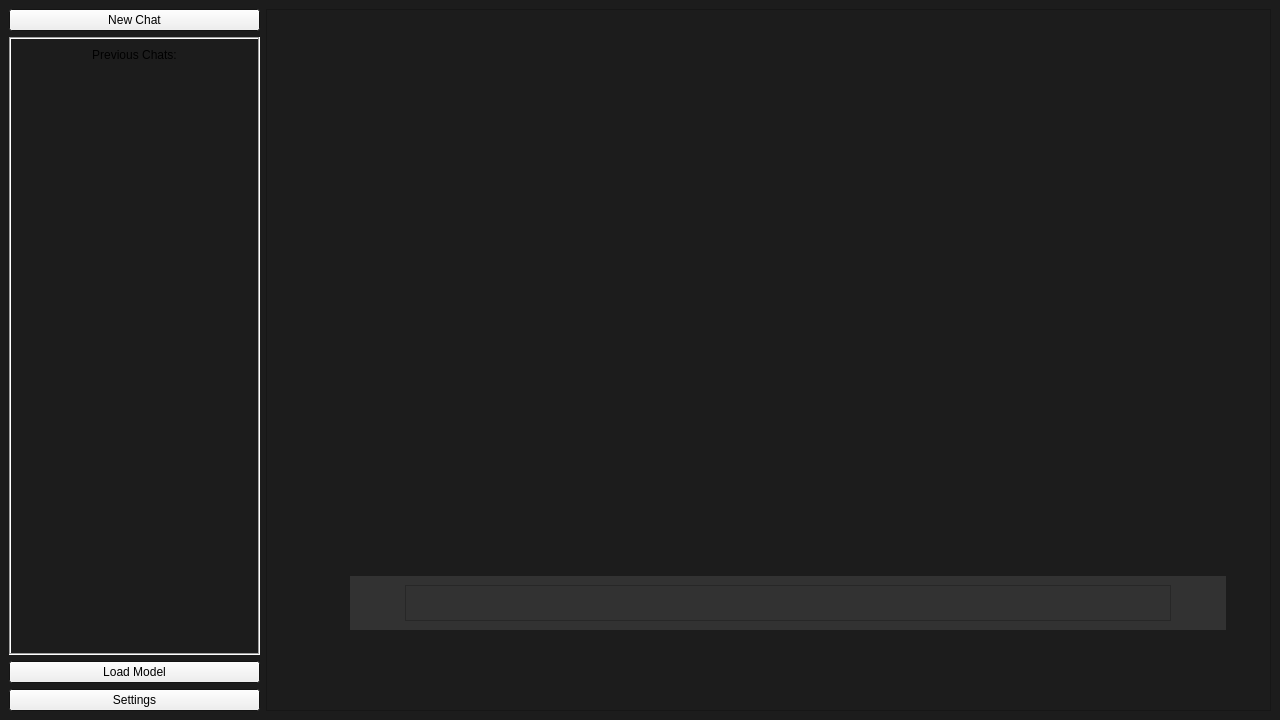
<?xml version="1.0" encoding="UTF-8"?>
<ui version="4.0">
 <class>MainWindow</class>
 <widget class="QMainWindow" name="MainWindow">
  <property name="geometry">
   <rect>
    <x>0</x>
    <y>0</y>
    <width>1280</width>
    <height>720</height>
   </rect>
  </property>
  <property name="palette">
   <palette>
    <active>
     <colorrole role="Window">
      <brush brushstyle="SolidPattern">
       <color alpha="255">
        <red>28</red>
        <green>28</green>
        <blue>28</blue>
       </color>
      </brush>
     </colorrole>
    </active>
    <inactive>
     <colorrole role="Window">
      <brush brushstyle="SolidPattern">
       <color alpha="255">
        <red>28</red>
        <green>28</green>
        <blue>28</blue>
       </color>
      </brush>
     </colorrole>
    </inactive>
    <disabled>
     <colorrole role="Base">
      <brush brushstyle="SolidPattern">
       <color alpha="255">
        <red>28</red>
        <green>28</green>
        <blue>28</blue>
       </color>
      </brush>
     </colorrole>
     <colorrole role="Window">
      <brush brushstyle="SolidPattern">
       <color alpha="255">
        <red>28</red>
        <green>28</green>
        <blue>28</blue>
       </color>
      </brush>
     </colorrole>
    </disabled>
   </palette>
  </property>
  <property name="windowTitle">
   <string>WebSearch AI</string>
  </property>
  <widget class="QWidget" name="centralwidget">
   <property name="sizePolicy">
    <sizepolicy hsizetype="Expanding" vsizetype="Expanding">
     <horstretch>0</horstretch>
     <verstretch>0</verstretch>
    </sizepolicy>
   </property>
   <layout class="QVBoxLayout" name="verticalLayout_3">
    <item>
     <widget class="QWidget" name="MainWidget" native="true">
      <property name="sizePolicy">
       <sizepolicy hsizetype="Expanding" vsizetype="Expanding">
        <horstretch>0</horstretch>
        <verstretch>0</verstretch>
       </sizepolicy>
      </property>
      <layout class="QHBoxLayout" name="horizontalLayout_2">
       <property name="leftMargin">
        <number>0</number>
       </property>
       <property name="topMargin">
        <number>0</number>
       </property>
       <property name="rightMargin">
        <number>0</number>
       </property>
       <property name="bottomMargin">
        <number>0</number>
       </property>
       <item>
        <widget class="QWidget" name="SideBarPanel" native="true">
         <property name="sizePolicy">
          <sizepolicy hsizetype="Preferred" vsizetype="Preferred">
           <horstretch>1</horstretch>
           <verstretch>0</verstretch>
          </sizepolicy>
         </property>
         <layout class="QVBoxLayout" name="verticalLayout">
          <property name="leftMargin">
           <number>0</number>
          </property>
          <property name="topMargin">
           <number>0</number>
          </property>
          <property name="rightMargin">
           <number>0</number>
          </property>
          <property name="bottomMargin">
           <number>0</number>
          </property>
          <item>
           <widget class="QPushButton" name="NewChatButton">
            <property name="text">
             <string>New Chat</string>
            </property>
            <property name="icon">
             <iconset theme="QIcon::ThemeIcon::DocumentNew"/>
            </property>
           </widget>
          </item>
          <item>
           <widget class="QScrollArea" name="ChatHistoryScroll">
            <property name="sizePolicy">
             <sizepolicy hsizetype="Expanding" vsizetype="Expanding">
              <horstretch>0</horstretch>
              <verstretch>0</verstretch>
             </sizepolicy>
            </property>
            <property name="frameShape">
             <enum>QFrame::Shape::Box</enum>
            </property>
            <property name="lineWidth">
             <number>1</number>
            </property>
            <property name="widgetResizable">
             <bool>true</bool>
            </property>
            <widget class="QWidget" name="ChatHistoryScrollContents">
             <property name="geometry">
              <rect>
               <x>0</x>
               <y>0</y>
               <width>245</width>
               <height>578</height>
              </rect>
             </property>
             <property name="sizePolicy">
              <sizepolicy hsizetype="Expanding" vsizetype="Expanding">
               <horstretch>0</horstretch>
               <verstretch>0</verstretch>
              </sizepolicy>
             </property>
             <layout class="QVBoxLayout" name="verticalLayout_2">
              <item>
               <widget class="QLabel" name="ChatLabelPersist">
                <property name="sizePolicy">
                 <sizepolicy hsizetype="Preferred" vsizetype="Preferred">
                  <horstretch>0</horstretch>
                  <verstretch>0</verstretch>
                 </sizepolicy>
                </property>
                <property name="layoutDirection">
                 <enum>Qt::LayoutDirection::LeftToRight</enum>
                </property>
                <property name="frameShape">
                 <enum>QFrame::Shape::NoFrame</enum>
                </property>
                <property name="text">
                 <string>Previous Chats:</string>
                </property>
                <property name="alignment">
                 <set>Qt::AlignmentFlag::AlignHCenter|Qt::AlignmentFlag::AlignTop</set>
                </property>
               </widget>
              </item>
             </layout>
            </widget>
           </widget>
          </item>
          <item>
           <widget class="QPushButton" name="ModelPickerButton">
            <property name="text">
             <string>Load Model</string>
            </property>
           </widget>
          </item>
          <item>
           <widget class="QPushButton" name="SettingsButton">
            <property name="minimumSize">
             <size>
              <width>0</width>
              <height>0</height>
             </size>
            </property>
            <property name="text">
             <string>Settings</string>
            </property>
            <property name="icon">
             <iconset theme="QIcon::ThemeIcon::SystemShutdown"/>
            </property>
            <property name="iconSize">
             <size>
              <width>16</width>
              <height>16</height>
             </size>
            </property>
           </widget>
          </item>
         </layout>
        </widget>
       </item>
       <item>
        <widget class="QScrollArea" name="ChatContainer">
         <property name="enabled">
          <bool>true</bool>
         </property>
         <property name="sizePolicy">
          <sizepolicy hsizetype="Expanding" vsizetype="Expanding">
           <horstretch>4</horstretch>
           <verstretch>0</verstretch>
          </sizepolicy>
         </property>
         <property name="palette">
          <palette>
           <active>
            <colorrole role="Base">
             <brush brushstyle="SolidPattern">
              <color alpha="0">
               <red>23</red>
               <green>23</green>
               <blue>23</blue>
              </color>
             </brush>
            </colorrole>
           </active>
           <inactive>
            <colorrole role="Base">
             <brush brushstyle="SolidPattern">
              <color alpha="0">
               <red>23</red>
               <green>23</green>
               <blue>23</blue>
              </color>
             </brush>
            </colorrole>
           </inactive>
           <disabled/>
          </palette>
         </property>
         <property name="frameShadow">
          <enum>QFrame::Shadow::Plain</enum>
         </property>
         <property name="lineWidth">
          <number>0</number>
         </property>
         <property name="widgetResizable">
          <bool>true</bool>
         </property>
         <widget class="QWidget" name="ChatContainerContents">
          <property name="geometry">
           <rect>
            <x>0</x>
            <y>0</y>
            <width>995</width>
            <height>694</height>
           </rect>
          </property>
          <property name="sizePolicy">
           <sizepolicy hsizetype="Expanding" vsizetype="Expanding">
            <horstretch>0</horstretch>
            <verstretch>0</verstretch>
           </sizepolicy>
          </property>
         </widget>
        </widget>
       </item>
      </layout>
     </widget>
    </item>
   </layout>
   <widget class="QFrame" name="UserInputPanel">
    <property name="geometry">
     <rect>
      <x>350</x>
      <y>576</y>
      <width>876</width>
      <height>54</height>
     </rect>
    </property>
    <property name="palette">
     <palette>
      <active>
       <colorrole role="Window">
        <brush brushstyle="SolidPattern">
         <color alpha="255">
          <red>50</red>
          <green>50</green>
          <blue>50</blue>
         </color>
        </brush>
       </colorrole>
      </active>
      <inactive>
       <colorrole role="Window">
        <brush brushstyle="SolidPattern">
         <color alpha="255">
          <red>50</red>
          <green>50</green>
          <blue>50</blue>
         </color>
        </brush>
       </colorrole>
      </inactive>
      <disabled>
       <colorrole role="Base">
        <brush brushstyle="SolidPattern">
         <color alpha="255">
          <red>50</red>
          <green>50</green>
          <blue>50</blue>
         </color>
        </brush>
       </colorrole>
       <colorrole role="Window">
        <brush brushstyle="SolidPattern">
         <color alpha="255">
          <red>50</red>
          <green>50</green>
          <blue>50</blue>
         </color>
        </brush>
       </colorrole>
      </disabled>
     </palette>
    </property>
    <property name="autoFillBackground">
     <bool>true</bool>
    </property>
    <property name="frameShape">
     <enum>QFrame::Shape::NoFrame</enum>
    </property>
    <property name="frameShadow">
     <enum>QFrame::Shadow::Plain</enum>
    </property>
    <property name="lineWidth">
     <number>0</number>
    </property>
    <layout class="QHBoxLayout" name="horizontalLayout">
     <item>
      <widget class="QPushButton" name="SearchButton">
       <property name="text">
        <string/>
       </property>
       <property name="icon">
        <iconset theme="QIcon::ThemeIcon::SystemSearch"/>
       </property>
       <property name="iconSize">
        <size>
         <width>32</width>
         <height>32</height>
        </size>
       </property>
       <property name="flat">
        <bool>true</bool>
       </property>
      </widget>
     </item>
     <item>
      <widget class="QTextEdit" name="UserInput">
       <property name="palette">
        <palette>
         <active>
          <colorrole role="Base">
           <brush brushstyle="SolidPattern">
            <color alpha="0">
             <red>23</red>
             <green>23</green>
             <blue>23</blue>
            </color>
           </brush>
          </colorrole>
         </active>
         <inactive>
          <colorrole role="Base">
           <brush brushstyle="SolidPattern">
            <color alpha="0">
             <red>23</red>
             <green>23</green>
             <blue>23</blue>
            </color>
           </brush>
          </colorrole>
         </inactive>
         <disabled/>
        </palette>
       </property>
       <property name="frameShadow">
        <enum>QFrame::Shadow::Sunken</enum>
       </property>
      </widget>
     </item>
     <item>
      <widget class="QPushButton" name="SubmitButton">
       <property name="text">
        <string/>
       </property>
       <property name="icon">
        <iconset theme="QIcon::ThemeIcon::MailSend"/>
       </property>
       <property name="iconSize">
        <size>
         <width>32</width>
         <height>32</height>
        </size>
       </property>
       <property name="flat">
        <bool>true</bool>
       </property>
      </widget>
     </item>
    </layout>
   </widget>
  </widget>
 </widget>
 <resources/>
 <connections/>
</ui>
